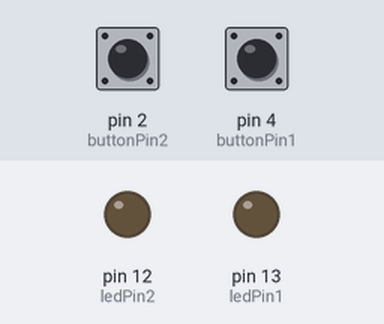
Bench run of a sketch on a simulated Arduino Uno, built with avr-gcc and run on an emulated ATmega328P. On the bench: output pins drawn as LEDs (lit = HIGH). The test bench sets the inputs (shaded band); at power-on: pin 2 (buttonPin2) HIGH, pin 4 (buttonPin1) LOW.

Above: at 1.2 s.
1.3 s: pin 2 (buttonPin2) pulled LOW for 0.25 s
At 2.6 s:
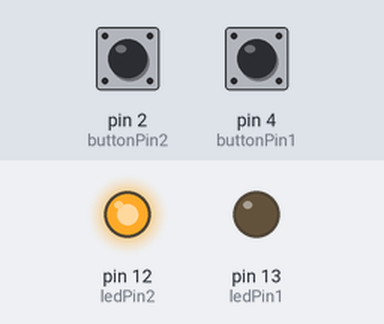
3.0 s: pin 4 (buttonPin1) pulled HIGH for 0.25 s
At 4.0 s:
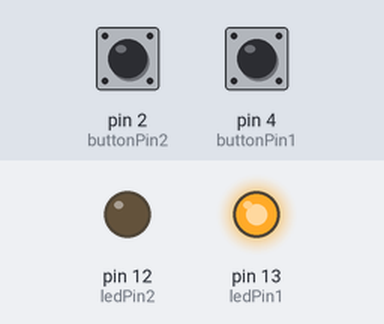
4.7 s: pin 2 (buttonPin2) pulled LOW for 1 s
At 5.4 s:
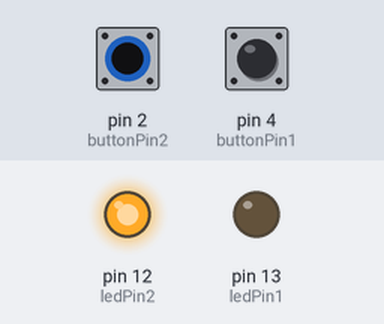
7.2 s: pin 4 (buttonPin1) pulled HIGH for 1 s
At 8.4 s:
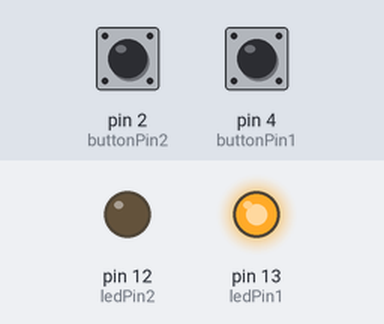
Timing chart, 0 to 10.2 s (numbered marks = the images above; inputs shaded):
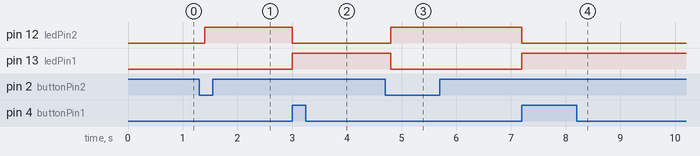

The sketch:

ButtonsAndLeds_lab3_.ino
```cpp
// constants won't change. They're used here to set pin numbers:
const int buttonPin1 = 4;     // the number of the pushbutton pin
const int buttonPin2 = 2;
const int ledPin1 =  13;      // the number of the LED pin
const int ledPin2 = 12;

// variables will change:
int buttonState1= 0;         // variable for reading the pushbutton status
int buttonState2= 0;
int light1 =0;
int light2 =0;

void setup() {
  // initialize the LED pin as an output:
  pinMode(ledPin1, OUTPUT);
  pinMode(ledPin2, OUTPUT);
  // initialize the pushbutton pin as an input:
  pinMode(buttonPin1, INPUT);
  pinMode(buttonPin2, INPUT);
}

void loop() {

  // read the state of the pushbutton value:
  buttonState1 = digitalRead(buttonPin1);
  buttonState2 = digitalRead(buttonPin2);
  light1 = digitalRead(ledPin1);
  light2 = digitalRead(ledPin2);

   if(buttonState1 == HIGH)
   {
     digitalWrite(ledPin1,HIGH);
     digitalWrite(ledPin2,LOW);
   }
   else if(buttonState2 == LOW)
   {
      digitalWrite(ledPin1,LOW);
      digitalWrite(ledPin2,HIGH);
   }
      delay(200);

}
```

Measured:
- after the input at 1.3 s, pin 12 (ledPin2): LOW → HIGH after 0.10 s
- after the input at 3.0 s, pin 12 (ledPin2): HIGH → LOW at once; pin 13 (ledPin1): LOW → HIGH at once
- after the input at 4.7 s, pin 12 (ledPin2): LOW → HIGH after 0.10 s; pin 13 (ledPin1): HIGH → LOW after 0.10 s
- after the input at 7.2 s, pin 12 (ledPin2): HIGH → LOW at once; pin 13 (ledPin1): LOW → HIGH at once
